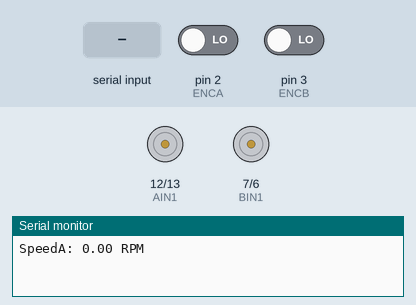
A sketch run on a simulated Arduino Uno, built with avr-gcc and run on an emulated ATmega328P. Shown: motor-driver pin pairs drawn as motors (green arrow = first pin HIGH = forward, orange = second pin HIGH = backward, longer = more drive, scaled by the enable pin), the last lines printed to the serial monitor. Inputs (shaded band) come from the test bench; at power-on: pin 2 (ENCA) LOW, pin 3 (ENCB) LOW.

Above: at 1.2 s.
1.3 s: "1" received over Serial
At 2.0 s:
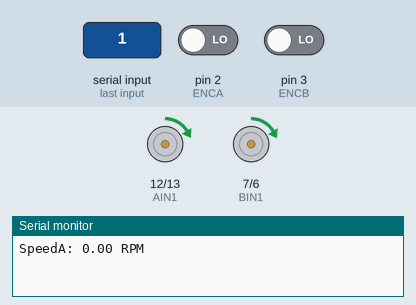
2.8 s: "3" received over Serial
At 3.1 s:
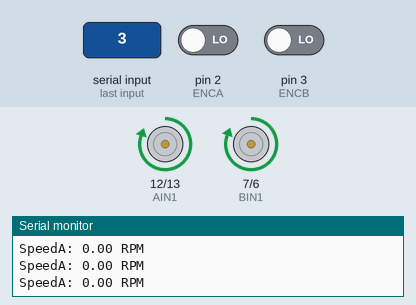
4.3 s: "4" received over Serial
At 5.5 s:
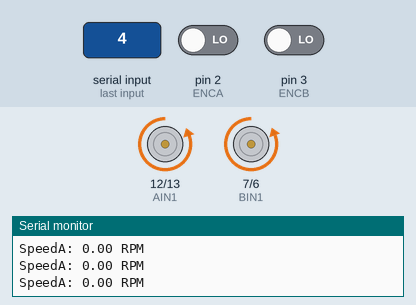
Timing chart, 0 to 7.3 s (numbered marks = the images above; inputs shaded):
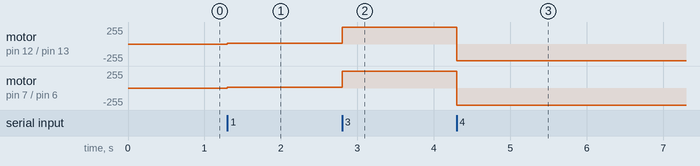

Measured:
- after the input at 1.3 s, motor on pin 12 (AIN1) / pin 13 (AIN2): stopped → forward 10/255 at once; motor on pin 7 (BIN1) / pin 6 (BIN2): stopped → forward 11/255 at once
- after the input at 2.8 s, motor on pin 12 (AIN1) / pin 13 (AIN2): forward 10/255 → forward 254/255 at once; motor on pin 7 (BIN1) / pin 6 (BIN2): forward 11/255 → forward 255/255 at once
- after the input at 4.3 s, motor on pin 12 (AIN1) / pin 13 (AIN2): forward 254/255 → backward 254/255 at once; motor on pin 7 (BIN1) / pin 6 (BIN2): forward 255/255 → backward 255/255 at once

The sketch:

combine.ino
```cpp
#define AIN1 12
#define AIN2 13
#define BIN1 7
#define BIN2 6
#define PWMA 11
#define PWMB 10
#define Start_PWMA 9//start compensation value A
#define Start_PWMB 10//start compensation value B
#define ENCA 2// Phase A
#define ENCB 3//Phase B
#define PMA  A0 //Phase B for motor A
#define PMB  A1 //Phase B for motor B

int PWM = 0;
int SCA = Start_PWMA;
int SCB = Start_PWMB;

volatile long pulse_countA = 0;
volatile long pulse_countB = 0;

int lastEncoded = 0;
float rpmA = 0;
float rpmB = 0;
unsigned long lastTime = 0;

const int pulses_per_rev = 11;
const float gear_ratio = 89.6;

//------------------------------Encoder Part----------------------------
//------------------------------Encoder Part----------------------------
void Encoder_init(){
  pinMode(ENCA, INPUT);
  pinMode(ENCB, INPUT);
  pinMode(PMA, INPUT);
  pinMode(PMB, INPUT);
  attachInterrupt(digitalPinToInterrupt(ENCA), readEncoderA, RISING);
  attachInterrupt(digitalPinToInterrupt(ENCB), readEncoderB, RISING);
}

void readEncoderA() {
  int a = digitalRead(ENCA);
  int b = digitalRead(PMA);
  if (a == b) pulse_countA++;   // forward
  else pulse_countA--;         //backward
}

void readEncoderB() {
  int a = digitalRead(ENCB);
  int b = digitalRead(PMB);
  if (a == b) pulse_countB++;   // forward
  else pulse_countB--;         //backward
}

void Encoder_Get(){
  if (millis() - lastTime >= 1000) {
    noInterrupts();
    long countA = pulse_countA;
    long countB = pulse_countB;
    pulse_countA = 0;
    pulse_countB = 0;
    interrupts();

    rpmA = ((float)countA / (pulses_per_rev * gear_ratio)) * 280;
    rpmB = ((float)countB / (pulses_per_rev * gear_ratio)) * 280;
    Serial.print("SpeedA: ");
    Serial.print(rpmA);
    Serial.println(" RPM");
    lastTime = millis();
  }
}


//------------------------------Motor Part----------------------------
//------------------------------Motor Part----------------------------

void Motor_Init(){
  pinMode(AIN1, OUTPUT);
  pinMode(AIN2, OUTPUT);
  pinMode(BIN1, OUTPUT);
  pinMode(BIN2, OUTPUT);
  pinMode(PWMA, OUTPUT);
  pinMode(PWMB, OUTPUT);

}

void serial_Debug(){
  while(Serial.available()){
    char Receive_Char = Serial.read();//use keyboard to test
    switch(Receive_Char){
      case '1' : PWM++; break;
      case '2' : PWM--; break;
      case '0' : PWM = 0; break;
      case '3' : PWM = 245; break;
      case '4' : PWM = -245; break;
    }
  }
  // Serial.print("PWM:"); Serial.println(PWM);
}

void MOTOR_logic(int P1, int P2, int PWM_pin, int pwmx, int SC){
  pwmx = constrain(pwmx, (-255+SC), (255-SC)); //set limit

  if (pwmx == 0){
    digitalWrite(P1, HIGH);
    digitalWrite(P2, HIGH);
    analogWrite(PWM_pin, 0);
  }

  if (pwmx > 0){ //forward rotation
    digitalWrite(P1, HIGH);
    digitalWrite(P2, LOW);
    analogWrite(PWM_pin, pwmx+SC);
  }

   if (pwmx < 0){ //backward rotation
    digitalWrite(P1, LOW);
    digitalWrite(P2, HIGH);
    analogWrite(PWM_pin, -(pwmx-SC));
  }
}

void Wheel_drive(int pwm, int SCA, int SCB){
  MOTOR_logic(AIN1, AIN2, PWMA, pwm, SCA);
  // MOTOR_logic(BIN1, BIN2, PWMB, -pwm);//two wheels are opposite, use negative value here
  MOTOR_logic(BIN1, BIN2, PWMB, pwm, SCB);
}

void setup() {
  Serial.begin(9600);
  Motor_Init();
  Encoder_init();
}

void loop() {
  // put your main code here, to run repeatedly:
  serial_Debug();
  Encoder_Get();
  Wheel_drive(PWM, SCA, SCB);
}
```
